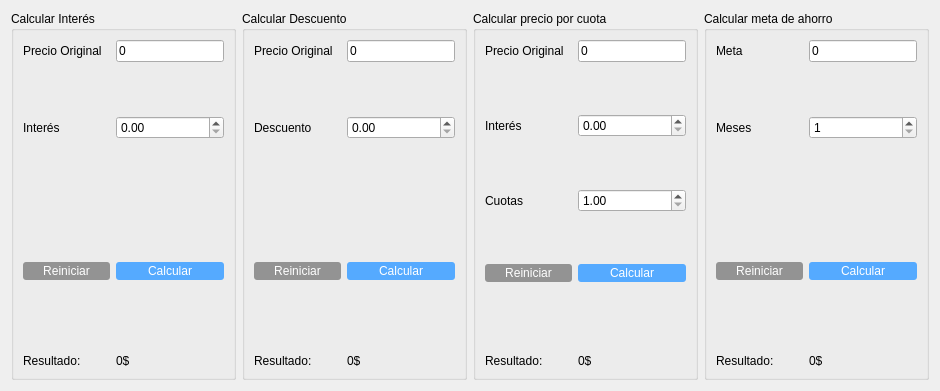
            <widget class="QWidget" name="tab">
             <attribute name="title">
              <string>Calculadora</string>
             </attribute>
             <layout class="QHBoxLayout" name="horizontalLayout_5">
              <item>
               <widget class="QGroupBox" name="calc1">
                <property name="styleSheet">
                 <string notr="true"/>
                </property>
                <property name="title">
                 <string>Calcular Interés</string>
                </property>
                <layout class="QFormLayout" name="formLayout_4">
                 <item row="0" column="0">
                  <widget class="QLabel" name="label_2">
                   <property name="text">
                    <string>Precio Original</string>
                   </property>
                  </widget>
                 </item>
                 <item row="0" column="1">
                  <widget class="QLineEdit" name="input1">
                   <property name="styleSheet">
                    <string notr="true">max-width: 150px;</string>
                   </property>
                   <property name="text">
                    <string>0</string>
                   </property>
                  </widget>
                 </item>
                 <item row="1" column="1">
                  <spacer name="verticalSpacer_17">
                   <property name="orientation">
                    <enum>Qt::Vertical</enum>
                   </property>
                   <property name="sizeHint" stdset="0">
                    <size>
                     <width>20</width>
                     <height>40</height>
                    </size>
                   </property>
                  </spacer>
                 </item>
                 <item row="2" column="0">
                  <widget class="QLabel" name="label_12">
                   <property name="text">
                    <string>Interés</string>
                   </property>
                  </widget>
                 </item>
                 <item row="2" column="1">
                  <widget class="QDoubleSpinBox" name="spin1">
                   <property name="maximum">
                    <double>100.000000000000000</double>
                   </property>
                  </widget>
                 </item>
                 <item row="3" column="1">
                  <spacer name="verticalSpacer_18">
                   <property name="orientation">
                    <enum>Qt::Vertical</enum>
                   </property>
                   <property name="sizeHint" stdset="0">
                    <size>
                     <width>20</width>
                     <height>40</height>
                    </size>
                   </property>
                  </spacer>
                 </item>
                 <item row="4" column="0" colspan="2">
                  <widget class="QLabel" name="label_37">
                   <property name="text">
                    <string/>
                   </property>
                  </widget>
                 </item>
                 <item row="5" column="1">
                  <spacer name="verticalSpacer_19">
                   <property name="orientation">
                    <enum>Qt::Vertical</enum>
                   </property>
                   <property name="sizeHint" stdset="0">
                    <size>
                     <width>20</width>
                     <height>40</height>
                    </size>
                   </property>
                  </spacer>
                 </item>
                 <item row="6" column="0">
                  <widget class="QPushButton" name="btnReiniciar1">
                   <property name="styleSheet">
                    <string notr="true">#btnReiniciar1{color: rgb(255, 255, 255);
background-color: rgb(147, 147, 147);
border-radius: 3px;	
padding: 2px 20px;
}

#btnReiniciar1:hover{
	background-color: rgb(100, 100, 100);
}</string>
                   </property>
                   <property name="text">
                    <string>Reiniciar</string>
                   </property>
                  </widget>
                 </item>
                 <item row="6" column="1">
                  <widget class="QPushButton" name="btnCalcular1">
                   <property name="styleSheet">
                    <string notr="true">#btnCalcular1{
color: rgb(255, 255, 255);
background-color: rgb(85, 170, 255);
border-radius: 3px;	
padding: 2px 0px;
}

#btnCalcular1:hover{
	background-color: rgb(0, 85, 255);
}</string>
                   </property>
                   <property name="text">
                    <string>Calcular</string>
                   </property>
                  </widget>
                 </item>
                 <item row="7" column="1">
                  <spacer name="verticalSpacer_20">
                   <property name="orientation">
                    <enum>Qt::Vertical</enum>
                   </property>
                   <property name="sizeHint" stdset="0">
                    <size>
                     <width>20</width>
                     <height>40</height>
                    </size>
                   </property>
                  </spacer>
                 </item>
                 <item row="9" column="0">
                  <widget class="QLabel" name="label_6">
                   <property name="text">
                    <string>Resultado:</string>
                   </property>
                  </widget>
                 </item>
                 <item row="9" column="1">
                  <widget class="QLabel" name="rta1">
                   <property name="text">
                    <string>0$</string>
                   </property>
                  </widget>
                 </item>
                 <item row="8" column="0" colspan="2">
                  <widget class="QLabel" name="aviso1">
                   <property name="styleSheet">
                    <string notr="true">color: rgb(255, 0, 0);</string>
                   </property>
                   <property name="text">
                    <string/>
                   </property>
                  </widget>
                 </item>
                </layout>
               </widget>
              </item>
              <item>
               <widget class="QGroupBox" name="calc2">
                <property name="title">
                 <string>Calcular Descuento</string>
                </property>
                <layout class="QFormLayout" name="formLayout_3">
                 <item row="0" column="0">
                  <widget class="QLabel" name="label_15">
                   <property name="text">
                    <string>Precio Original</string>
                   </property>
                  </widget>
                 </item>
                 <item row="0" column="1">
                  <widget class="QLineEdit" name="input2">
                   <property name="styleSheet">
                    <string notr="true">max-width: 150px;</string>
                   </property>
                   <property name="text">
                    <string>0</string>
                   </property>
                  </widget>
                 </item>
                 <item row="1" column="1">
                  <spacer name="verticalSpacer_15">
                   <property name="orientation">
                    <enum>Qt::Vertical</enum>
                   </property>
                   <property name="sizeHint" stdset="0">
                    <size>
                     <width>20</width>
                     <height>40</height>
                    </size>
                   </property>
                  </spacer>
                 </item>
                 <item row="2" column="0">
                  <widget class="QLabel" name="label_17">
                   <property name="text">
                    <string>Descuento</string>
                   </property>
                  </widget>
                 </item>
                 <item row="2" column="1">
                  <widget class="QDoubleSpinBox" name="spin2">
                   <property name="maximum">
                    <double>100.000000000000000</double>
                   </property>
                  </widget>
                 </item>
                 <item row="3" column="1">
                  <spacer name="verticalSpacer_14">
                   <property name="orientation">
                    <enum>Qt::Vertical</enum>
                   </property>
                   <property name="sizeHint" stdset="0">
                    <size>
                     <width>20</width>
                     <height>40</height>
                    </size>
                   </property>
                  </spacer>
                 </item>
                 <item row="4" column="0" colspan="2">
                  <widget class="QLabel" name="label_36">
                   <property name="text">
                    <string/>
                   </property>
                  </widget>
                 </item>
                 <item row="5" column="1">
                  <spacer name="verticalSpacer_16">
                   <property name="orientation">
                    <enum>Qt::Vertical</enum>
                   </property>
                   <property name="sizeHint" stdset="0">
                    <size>
                     <width>20</width>
                     <height>40</height>
                    </size>
                   </property>
                  </spacer>
                 </item>
                 <item row="6" column="0">
                  <widget class="QPushButton" name="btnReiniciar2">
                   <property name="styleSheet">
                    <string notr="true">#btnReiniciar2{color: rgb(255, 255, 255);
background-color: rgb(147, 147, 147);
border-radius: 3px;	
padding: 2px 20px;
}

#btnReiniciar2:hover{
	background-color: rgb(100, 100, 100);
}</string>
                   </property>
                   <property name="text">
                    <string>Reiniciar</string>
                   </property>
                  </widget>
                 </item>
                 <item row="6" column="1">
                  <widget class="QPushButton" name="btnCalcular2">
                   <property name="styleSheet">
                    <string notr="true">#btnCalcular2{
color: rgb(255, 255, 255);
background-color: rgb(85, 170, 255);
border-radius: 3px;	
padding: 2px 0px;
}

#btnCalcular2:hover{
	background-color: rgb(0, 85, 255);
}</string>
                   </property>
                   <property name="text">
                    <string>Calcular</string>
                   </property>
                  </widget>
                 </item>
                 <item row="7" column="1">
                  <spacer name="verticalSpacer_13">
                   <property name="orientation">
                    <enum>Qt::Vertical</enum>
                   </property>
                   <property name="sizeHint" stdset="0">
                    <size>
                     <width>20</width>
                     <height>40</height>
                    </size>
                   </property>
                  </spacer>
                 </item>
                 <item row="9" column="0">
                  <widget class="QLabel" name="label_13">
                   <property name="text">
                    <string>Resultado:</string>
                   </property>
                  </widget>
                 </item>
                 <item row="9" column="1">
                  <widget class="QLabel" name="rta2">
                   <property name="text">
                    <string>0$</string>
                   </property>
                  </widget>
                 </item>
                 <item row="8" column="0" colspan="2">
                  <widget class="QLabel" name="aviso2">
                   <property name="styleSheet">
                    <string notr="true">color: rgb(255, 0, 0);</string>
                   </property>
                   <property name="text">
                    <string/>
                   </property>
                  </widget>
                 </item>
                </layout>
               </widget>
              </item>
              <item>
               <widget class="QGroupBox" name="calc5">
                <property name="title">
                 <string>Calcular precio por cuota</string>
                </property>
                <layout class="QFormLayout" name="formLayout">
                 <item row="0" column="0">
                  <widget class="QLabel" name="label_33">
                   <property name="text">
                    <string>Precio Original</string>
                   </property>
                  </widget>
                 </item>
                 <item row="0" column="1">
                  <widget class="QLineEdit" name="input3">
                   <property name="styleSheet">
                    <string notr="true">max-width: 150px;</string>
                   </property>
                   <property name="text">
                    <string>0</string>
                   </property>
                  </widget>
                 </item>
                 <item row="1" column="1">
                  <spacer name="verticalSpacer">
                   <property name="orientation">
                    <enum>Qt::Vertical</enum>
                   </property>
                   <property name="sizeHint" stdset="0">
                    <size>
                     <width>20</width>
                     <height>40</height>
                    </size>
                   </property>
                  </spacer>
                 </item>
                 <item row="2" column="0">
                  <widget class="QLabel" name="label_34">
                   <property name="text">
                    <string>Interés</string>
                   </property>
                  </widget>
                 </item>
                 <item row="2" column="1">
                  <widget class="QDoubleSpinBox" name="spin3_1">
                   <property name="maximum">
                    <double>100.000000000000000</double>
                   </property>
                  </widget>
                 </item>
                 <item row="3" column="1">
                  <spacer name="verticalSpacer_2">
                   <property name="orientation">
                    <enum>Qt::Vertical</enum>
                   </property>
                   <property name="sizeHint" stdset="0">
                    <size>
                     <width>20</width>
                     <height>40</height>
                    </size>
                   </property>
                  </spacer>
                 </item>
                 <item row="4" column="0">
                  <widget class="QLabel" name="label_35">
                   <property name="text">
                    <string>Cuotas</string>
                   </property>
                  </widget>
                 </item>
                 <item row="4" column="1">
                  <widget class="QDoubleSpinBox" name="spin3_2">
                   <property name="minimum">
                    <double>1.000000000000000</double>
                   </property>
                   <property name="maximum">
                    <double>100.000000000000000</double>
                   </property>
                  </widget>
                 </item>
                 <item row="5" column="1">
                  <spacer name="verticalSpacer_3">
                   <property name="orientation">
                    <enum>Qt::Vertical</enum>
                   </property>
                   <property name="sizeHint" stdset="0">
                    <size>
                     <width>20</width>
                     <height>40</height>
                    </size>
                   </property>
                  </spacer>
                 </item>
                 <item row="6" column="1">
                  <widget class="QPushButton" name="btnCalcular3">
                   <property name="styleSheet">
                    <string notr="true">#btnCalcular3{
color: rgb(255, 255, 255);
background-color: rgb(85, 170, 255);
border-radius: 3px;	
padding: 2px 0px;
}

#btnCalcular3:hover{
	background-color: rgb(0, 85, 255);
}</string>
                   </property>
                   <property name="text">
                    <string>Calcular</string>
                   </property>
                  </widget>
                 </item>
                 <item row="7" column="1">
                  <spacer name="verticalSpacer_4">
                   <property name="orientation">
                    <enum>Qt::Vertical</enum>
                   </property>
                   <property name="sizeHint" stdset="0">
                    <size>
                     <width>20</width>
                     <height>40</height>
                    </size>
                   </property>
                  </spacer>
                 </item>
                 <item row="9" column="0">
                  <widget class="QLabel" name="label_31">
                   <property name="text">
                    <string>Resultado:</string>
                   </property>
                  </widget>
                 </item>
                 <item row="9" column="1">
                  <widget class="QLabel" name="rta3">
                   <property name="text">
                    <string>0$</string>
                   </property>
                  </widget>
                 </item>
                 <item row="6" column="0">
                  <widget class="QPushButton" name="btnReiniciar3">
                   <property name="styleSheet">
                    <string notr="true">#btnReiniciar3{color: rgb(255, 255, 255);
background-color: rgb(147, 147, 147);
border-radius: 3px;	
padding: 2px 20px;
}

#btnReiniciar3:hover{
	background-color: rgb(100, 100, 100);
}</string>
                   </property>
                   <property name="text">
                    <string>Reiniciar</string>
                   </property>
                  </widget>
                 </item>
                 <item row="8" column="0" colspan="2">
                  <widget class="QLabel" name="aviso3">
                   <property name="styleSheet">
                    <string notr="true">color: rgb(255, 0, 0);</string>
                   </property>
                   <property name="text">
                    <string/>
                   </property>
                  </widget>
                 </item>
                </layout>
               </widget>
              </item>
              <item>
               <widget class="QGroupBox" name="calc4">
                <property name="title">
                 <string>Calcular meta de ahorro </string>
                </property>
                <layout class="QFormLayout" name="formLayout_2">
                 <item row="0" column="0">
                  <widget class="QLabel" name="label_29">
                   <property name="text">
                    <string>Meta</string>
                   </property>
                  </widget>
                 </item>
                 <item row="0" column="1">
                  <widget class="QLineEdit" name="input4">
                   <property name="styleSheet">
                    <string notr="true"/>
                   </property>
                   <property name="text">
                    <string>0</string>
                   </property>
                  </widget>
                 </item>
                 <item row="1" column="1">
                  <spacer name="verticalSpacer_5">
                   <property name="orientation">
                    <enum>Qt::Vertical</enum>
                   </property>
                   <property name="sizeHint" stdset="0">
                    <size>
                     <width>20</width>
                     <height>40</height>
                    </size>
                   </property>
                  </spacer>
                 </item>
                 <item row="2" column="0">
                  <widget class="QLabel" name="label_30">
                   <property name="text">
                    <string>Meses</string>
                   </property>
                  </widget>
                 </item>
                 <item row="2" column="1">
                  <widget class="QSpinBox" name="spin4">
                   <property name="minimum">
                    <number>1</number>
                   </property>
                   <property name="maximum">
                    <number>12</number>
                   </property>
                  </widget>
                 </item>
                 <item row="3" column="1">
                  <spacer name="verticalSpacer_7">
                   <property name="orientation">
                    <enum>Qt::Vertical</enum>
                   </property>
                   <property name="sizeHint" stdset="0">
                    <size>
                     <width>20</width>
                     <height>40</height>
                    </size>
                   </property>
                  </spacer>
                 </item>
                 <item row="5" column="1">
                  <spacer name="verticalSpacer_8">
                   <property name="orientation">
                    <enum>Qt::Vertical</enum>
                   </property>
                   <property name="sizeHint" stdset="0">
                    <size>
                     <width>20</width>
                     <height>40</height>
                    </size>
                   </property>
                  </spacer>
                 </item>
                 <item row="7" column="1">
                  <spacer name="verticalSpacer_6">
                   <property name="orientation">
                    <enum>Qt::Vertical</enum>
                   </property>
                   <property name="sizeHint" stdset="0">
                    <size>
                     <width>20</width>
                     <height>40</height>
                    </size>
                   </property>
                  </spacer>
                 </item>
                 <item row="9" column="0">
                  <widget class="QLabel" name="label_26">
                   <property name="text">
                    <string>Resultado:</string>
                   </property>
                  </widget>
                 </item>
                 <item row="9" column="1">
                  <widget class="QLabel" name="rta4">
                   <property name="text">
                    <string>0$</string>
                   </property>
                  </widget>
                 </item>
                 <item row="4" column="0" colspan="2">
                  <widget class="QLabel" name="label_16">
                   <property name="text">
                    <string/>
                   </property>
                  </widget>
                 </item>
                 <item row="6" column="1">
                  <widget class="QPushButton" name="btnCalcular4">
                   <property name="styleSheet">
                    <string notr="true">#btnCalcular4{
color: rgb(255, 255, 255);
background-color: rgb(85, 170, 255);
border-radius: 3px;	
padding: 2px 0px;
}

#btnCalcular4:hover{
	background-color: rgb(0, 85, 255);
}</string>
                   </property>
                   <property name="text">
                    <string>Calcular</string>
                   </property>
                  </widget>
                 </item>
                 <item row="6" column="0">
                  <widget class="QPushButton" name="btnReiniciar4">
                   <property name="styleSheet">
                    <string notr="true">#btnReiniciar4{color: rgb(255, 255, 255);
background-color: rgb(147, 147, 147);
border-radius: 3px;	
padding: 2px 20px;
}

#btnReiniciar4:hover{
	background-color: rgb(100, 100, 100);
}</string>
                   </property>
                   <property name="text">
                    <string>Reiniciar</string>
                   </property>
                  </widget>
                 </item>
                 <item row="8" column="0" colspan="2">
                  <widget class="QLabel" name="aviso4">
                   <property name="styleSheet">
                    <string notr="true">color: rgb(255, 0, 0);</string>
                   </property>
                   <property name="text">
                    <string/>
                   </property>
                  </widget>
                 </item>
                </layout>
               </widget>
              </item>
             </layout>
            </widget>
